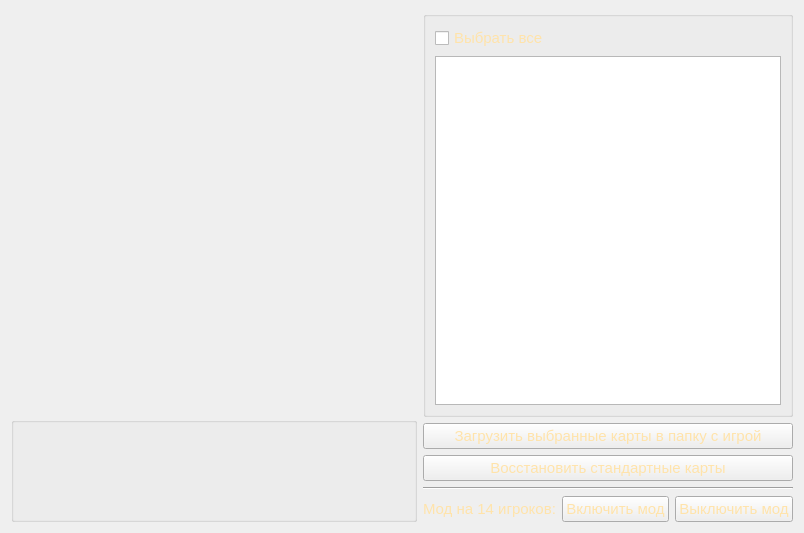
             <widget class="QWidget" name="maps">
              <property name="styleSheet">
               <string notr="true">color: rgb(255, 227, 170);</string>
              </property>
              <layout class="QGridLayout" name="gridLayout_8">
               <item row="0" column="1" rowspan="2" colspan="3">
                <widget class="QGroupBox" name="groupBox_12">
                 <property name="sizePolicy">
                  <sizepolicy hsizetype="Expanding" vsizetype="Preferred">
                   <horstretch>0</horstretch>
                   <verstretch>0</verstretch>
                  </sizepolicy>
                 </property>
                 <property name="palette">
                  <palette>
                   <active>
                    <colorrole role="WindowText">
                     <brush brushstyle="SolidPattern">
                      <color alpha="255">
                       <red>255</red>
                       <green>255</green>
                       <blue>255</blue>
                      </color>
                     </brush>
                    </colorrole>
                    <colorrole role="Text">
                     <brush brushstyle="SolidPattern">
                      <color alpha="255">
                       <red>255</red>
                       <green>255</green>
                       <blue>255</blue>
                      </color>
                     </brush>
                    </colorrole>
                    <colorrole role="ButtonText">
                     <brush brushstyle="SolidPattern">
                      <color alpha="255">
                       <red>255</red>
                       <green>255</green>
                       <blue>255</blue>
                      </color>
                     </brush>
                    </colorrole>
                    <colorrole role="Highlight">
                     <brush brushstyle="SolidPattern">
                      <color alpha="170">
                       <red>91</red>
                       <green>46</green>
                       <blue>0</blue>
                      </color>
                     </brush>
                    </colorrole>
                    <colorrole role="HighlightedText">
                     <brush brushstyle="SolidPattern">
                      <color alpha="255">
                       <red>170</red>
                       <green>85</green>
                       <blue>0</blue>
                      </color>
                     </brush>
                    </colorrole>
                    <colorrole role="PlaceholderText">
                     <brush brushstyle="SolidPattern">
                      <color alpha="128">
                       <red>255</red>
                       <green>255</green>
                       <blue>255</blue>
                      </color>
                     </brush>
                    </colorrole>
                   </active>
                   <inactive>
                    <colorrole role="WindowText">
                     <brush brushstyle="SolidPattern">
                      <color alpha="255">
                       <red>255</red>
                       <green>255</green>
                       <blue>255</blue>
                      </color>
                     </brush>
                    </colorrole>
                    <colorrole role="Text">
                     <brush brushstyle="SolidPattern">
                      <color alpha="255">
                       <red>255</red>
                       <green>255</green>
                       <blue>255</blue>
                      </color>
                     </brush>
                    </colorrole>
                    <colorrole role="ButtonText">
                     <brush brushstyle="SolidPattern">
                      <color alpha="255">
                       <red>255</red>
                       <green>255</green>
                       <blue>255</blue>
                      </color>
                     </brush>
                    </colorrole>
                    <colorrole role="Highlight">
                     <brush brushstyle="SolidPattern">
                      <color alpha="170">
                       <red>91</red>
                       <green>46</green>
                       <blue>0</blue>
                      </color>
                     </brush>
                    </colorrole>
                    <colorrole role="HighlightedText">
                     <brush brushstyle="SolidPattern">
                      <color alpha="255">
                       <red>170</red>
                       <green>85</green>
                       <blue>0</blue>
                      </color>
                     </brush>
                    </colorrole>
                    <colorrole role="PlaceholderText">
                     <brush brushstyle="SolidPattern">
                      <color alpha="128">
                       <red>255</red>
                       <green>255</green>
                       <blue>255</blue>
                      </color>
                     </brush>
                    </colorrole>
                   </inactive>
                   <disabled>
                    <colorrole role="WindowText">
                     <brush brushstyle="SolidPattern">
                      <color alpha="255">
                       <red>255</red>
                       <green>255</green>
                       <blue>255</blue>
                      </color>
                     </brush>
                    </colorrole>
                    <colorrole role="Text">
                     <brush brushstyle="SolidPattern">
                      <color alpha="255">
                       <red>255</red>
                       <green>255</green>
                       <blue>255</blue>
                      </color>
                     </brush>
                    </colorrole>
                    <colorrole role="ButtonText">
                     <brush brushstyle="SolidPattern">
                      <color alpha="255">
                       <red>255</red>
                       <green>255</green>
                       <blue>255</blue>
                      </color>
                     </brush>
                    </colorrole>
                    <colorrole role="HighlightedText">
                     <brush brushstyle="SolidPattern">
                      <color alpha="255">
                       <red>170</red>
                       <green>85</green>
                       <blue>0</blue>
                      </color>
                     </brush>
                    </colorrole>
                    <colorrole role="PlaceholderText">
                     <brush brushstyle="SolidPattern">
                      <color alpha="128">
                       <red>255</red>
                       <green>255</green>
                       <blue>255</blue>
                      </color>
                     </brush>
                    </colorrole>
                   </disabled>
                  </palette>
                 </property>
                 <property name="styleSheet">
                  <string notr="true">background-image: url(:/back2.png);
selection-color: rgb(170, 85, 0);</string>
                 </property>
                 <property name="title">
                  <string/>
                 </property>
                 <layout class="QGridLayout" name="gridLayout_16">
                  <item row="2" column="0" colspan="2">
                   <widget class="QListWidget" name="listWidget">
                    <property name="palette">
                     <palette>
                      <active>
                       <colorrole role="WindowText">
                        <brush brushstyle="SolidPattern">
                         <color alpha="255">
                          <red>255</red>
                          <green>255</green>
                          <blue>255</blue>
                         </color>
                        </brush>
                       </colorrole>
                       <colorrole role="Text">
                        <brush brushstyle="SolidPattern">
                         <color alpha="255">
                          <red>255</red>
                          <green>255</green>
                          <blue>255</blue>
                         </color>
                        </brush>
                       </colorrole>
                       <colorrole role="ButtonText">
                        <brush brushstyle="SolidPattern">
                         <color alpha="255">
                          <red>255</red>
                          <green>255</green>
                          <blue>255</blue>
                         </color>
                        </brush>
                       </colorrole>
                       <colorrole role="Highlight">
                        <brush brushstyle="SolidPattern">
                         <color alpha="170">
                          <red>121</red>
                          <green>61</green>
                          <blue>0</blue>
                         </color>
                        </brush>
                       </colorrole>
                       <colorrole role="HighlightedText">
                        <brush brushstyle="SolidPattern">
                         <color alpha="255">
                          <red>170</red>
                          <green>85</green>
                          <blue>0</blue>
                         </color>
                        </brush>
                       </colorrole>
                       <colorrole role="PlaceholderText">
                        <brush brushstyle="SolidPattern">
                         <color alpha="128">
                          <red>255</red>
                          <green>255</green>
                          <blue>255</blue>
                         </color>
                        </brush>
                       </colorrole>
                      </active>
                      <inactive>
                       <colorrole role="WindowText">
                        <brush brushstyle="SolidPattern">
                         <color alpha="255">
                          <red>255</red>
                          <green>255</green>
                          <blue>255</blue>
                         </color>
                        </brush>
                       </colorrole>
                       <colorrole role="Text">
                        <brush brushstyle="SolidPattern">
                         <color alpha="255">
                          <red>255</red>
                          <green>255</green>
                          <blue>255</blue>
                         </color>
                        </brush>
                       </colorrole>
                       <colorrole role="ButtonText">
                        <brush brushstyle="SolidPattern">
                         <color alpha="255">
                          <red>255</red>
                          <green>255</green>
                          <blue>255</blue>
                         </color>
                        </brush>
                       </colorrole>
                       <colorrole role="Highlight">
                        <brush brushstyle="SolidPattern">
                         <color alpha="170">
                          <red>121</red>
                          <green>61</green>
                          <blue>0</blue>
                         </color>
                        </brush>
                       </colorrole>
                       <colorrole role="HighlightedText">
                        <brush brushstyle="SolidPattern">
                         <color alpha="255">
                          <red>170</red>
                          <green>85</green>
                          <blue>0</blue>
                         </color>
                        </brush>
                       </colorrole>
                       <colorrole role="PlaceholderText">
                        <brush brushstyle="SolidPattern">
                         <color alpha="128">
                          <red>255</red>
                          <green>255</green>
                          <blue>255</blue>
                         </color>
                        </brush>
                       </colorrole>
                      </inactive>
                      <disabled>
                       <colorrole role="WindowText">
                        <brush brushstyle="SolidPattern">
                         <color alpha="255">
                          <red>255</red>
                          <green>255</green>
                          <blue>255</blue>
                         </color>
                        </brush>
                       </colorrole>
                       <colorrole role="Text">
                        <brush brushstyle="SolidPattern">
                         <color alpha="255">
                          <red>255</red>
                          <green>255</green>
                          <blue>255</blue>
                         </color>
                        </brush>
                       </colorrole>
                       <colorrole role="ButtonText">
                        <brush brushstyle="SolidPattern">
                         <color alpha="255">
                          <red>255</red>
                          <green>255</green>
                          <blue>255</blue>
                         </color>
                        </brush>
                       </colorrole>
                       <colorrole role="HighlightedText">
                        <brush brushstyle="SolidPattern">
                         <color alpha="255">
                          <red>170</red>
                          <green>85</green>
                          <blue>0</blue>
                         </color>
                        </brush>
                       </colorrole>
                       <colorrole role="PlaceholderText">
                        <brush brushstyle="SolidPattern">
                         <color alpha="128">
                          <red>255</red>
                          <green>255</green>
                          <blue>255</blue>
                         </color>
                        </brush>
                       </colorrole>
                      </disabled>
                     </palette>
                    </property>
                    <property name="font">
                     <font>
                      <pointsize>15</pointsize>
                     </font>
                    </property>
                    <property name="cursor" stdset="0">
                     <cursorShape>PointingHandCursor</cursorShape>
                    </property>
                    <property name="styleSheet">
                     <string notr="true">background-image: url(:/back2.png);
QListWidget::item
{
    background: rgb(255,255,255); 
}
QListWidget::item:selected
{
    background: rgb(128,128,255);
}</string>
                    </property>
                    <property name="editTriggers">
                     <set>QAbstractItemView::NoEditTriggers</set>
                    </property>
                    <property name="selectionMode">
                     <enum>QAbstractItemView::MultiSelection</enum>
                    </property>
                    <property name="wordWrap">
                     <bool>false</bool>
                    </property>
                   </widget>
                  </item>
                  <item row="1" column="0" colspan="2">
                   <widget class="QCheckBox" name="checkBoxChooseAll">
                    <property name="font">
                     <font>
                      <pointsize>11</pointsize>
                     </font>
                    </property>
                    <property name="cursor">
                     <cursorShape>PointingHandCursor</cursorShape>
                    </property>
                    <property name="text">
                     <string>Выбрать все</string>
                    </property>
                   </widget>
                  </item>
                 </layout>
                </widget>
               </item>
               <item row="5" column="3">
                <widget class="QPushButton" name="pushButtonOffMode">
                 <property name="font">
                  <font>
                   <pointsize>11</pointsize>
                  </font>
                 </property>
                 <property name="cursor">
                  <cursorShape>PointingHandCursor</cursorShape>
                 </property>
                 <property name="styleSheet">
                  <string notr="true">background-image: url(:/back2.png);</string>
                 </property>
                 <property name="text">
                  <string>Выключить мод</string>
                 </property>
                </widget>
               </item>
               <item row="3" column="1" colspan="3">
                <widget class="QPushButton" name="setDefaultMaps">
                 <property name="enabled">
                  <bool>true</bool>
                 </property>
                 <property name="font">
                  <font>
                   <pointsize>11</pointsize>
                  </font>
                 </property>
                 <property name="cursor">
                  <cursorShape>PointingHandCursor</cursorShape>
                 </property>
                 <property name="styleSheet">
                  <string notr="true">background-image: url(:/back2.png);</string>
                 </property>
                 <property name="text">
                  <string>Восстановить стандартные карты</string>
                 </property>
                </widget>
               </item>
               <item row="2" column="1" colspan="3">
                <widget class="QPushButton" name="setChosenMaps">
                 <property name="font">
                  <font>
                   <pointsize>11</pointsize>
                  </font>
                 </property>
                 <property name="cursor">
                  <cursorShape>PointingHandCursor</cursorShape>
                 </property>
                 <property name="styleSheet">
                  <string notr="true">background-image: url(:/back2.png);</string>
                 </property>
                 <property name="text">
                  <string>Загрузить выбранные карты в папку с игрой</string>
                 </property>
                </widget>
               </item>
               <item row="0" column="0">
                <widget class="QLabel" name="mapPreview">
                 <property name="sizePolicy">
                  <sizepolicy hsizetype="Expanding" vsizetype="Expanding">
                   <horstretch>0</horstretch>
                   <verstretch>0</verstretch>
                  </sizepolicy>
                 </property>
                 <property name="minimumSize">
                  <size>
                   <width>400</width>
                   <height>400</height>
                  </size>
                 </property>
                 <property name="maximumSize">
                  <size>
                   <width>400</width>
                   <height>400</height>
                  </size>
                 </property>
                 <property name="styleSheet">
                  <string notr="true"/>
                 </property>
                 <property name="text">
                  <string/>
                 </property>
                 <property name="alignment">
                  <set>Qt::AlignCenter</set>
                 </property>
                </widget>
               </item>
               <item row="1" column="0" rowspan="5">
                <widget class="QGroupBox" name="groupBox_11">
                 <property name="title">
                  <string/>
                 </property>
                 <layout class="QGridLayout" name="gridLayout_20">
                  <property name="leftMargin">
                   <number>0</number>
                  </property>
                  <property name="topMargin">
                   <number>0</number>
                  </property>
                  <property name="rightMargin">
                   <number>0</number>
                  </property>
                  <property name="bottomMargin">
                   <number>0</number>
                  </property>
                  <property name="spacing">
                   <number>0</number>
                  </property>
                  <item row="0" column="0">
                   <widget class="QWidget" name="widget_description" native="true">
                    <layout class="QGridLayout" name="gridLayout_21">
                     <property name="leftMargin">
                      <number>0</number>
                     </property>
                     <property name="topMargin">
                      <number>0</number>
                     </property>
                     <property name="rightMargin">
                      <number>0</number>
                     </property>
                     <property name="bottomMargin">
                      <number>0</number>
                     </property>
                     <property name="spacing">
                      <number>0</number>
                     </property>
                     <item row="0" column="0">
                      <widget class="QLabel" name="mapDescription">
                       <property name="sizePolicy">
                        <sizepolicy hsizetype="Minimum" vsizetype="Preferred">
                         <horstretch>0</horstretch>
                         <verstretch>0</verstretch>
                        </sizepolicy>
                       </property>
                       <property name="minimumSize">
                        <size>
                         <width>400</width>
                         <height>0</height>
                        </size>
                       </property>
                       <property name="maximumSize">
                        <size>
                         <width>400</width>
                         <height>16777215</height>
                        </size>
                       </property>
                       <property name="styleSheet">
                        <string notr="true">background-image: url(:/back2.png);</string>
                       </property>
                       <property name="text">
                        <string/>
                       </property>
                       <property name="alignment">
                        <set>Qt::AlignCenter</set>
                       </property>
                       <property name="wordWrap">
                        <bool>true</bool>
                       </property>
                      </widget>
                     </item>
                    </layout>
                   </widget>
                  </item>
                 </layout>
                </widget>
               </item>
               <item row="5" column="1">
                <widget class="QLabel" name="label_13">
                 <property name="font">
                  <font>
                   <pointsize>11</pointsize>
                  </font>
                 </property>
                 <property name="text">
                  <string>Мод на 14 игроков:</string>
                 </property>
                 <property name="alignment">
                  <set>Qt::AlignCenter</set>
                 </property>
                </widget>
               </item>
               <item row="5" column="2">
                <widget class="QPushButton" name="pushButtonOnMode">
                 <property name="font">
                  <font>
                   <pointsize>11</pointsize>
                  </font>
                 </property>
                 <property name="cursor">
                  <cursorShape>PointingHandCursor</cursorShape>
                 </property>
                 <property name="styleSheet">
                  <string notr="true">background-image: url(:/back2.png);</string>
                 </property>
                 <property name="text">
                  <string>Включить мод</string>
                 </property>
                </widget>
               </item>
               <item row="4" column="1" colspan="3">
                <widget class="Line" name="line_2">
                 <property name="orientation">
                  <enum>Qt::Horizontal</enum>
                 </property>
                </widget>
               </item>
              </layout>
             </widget>
